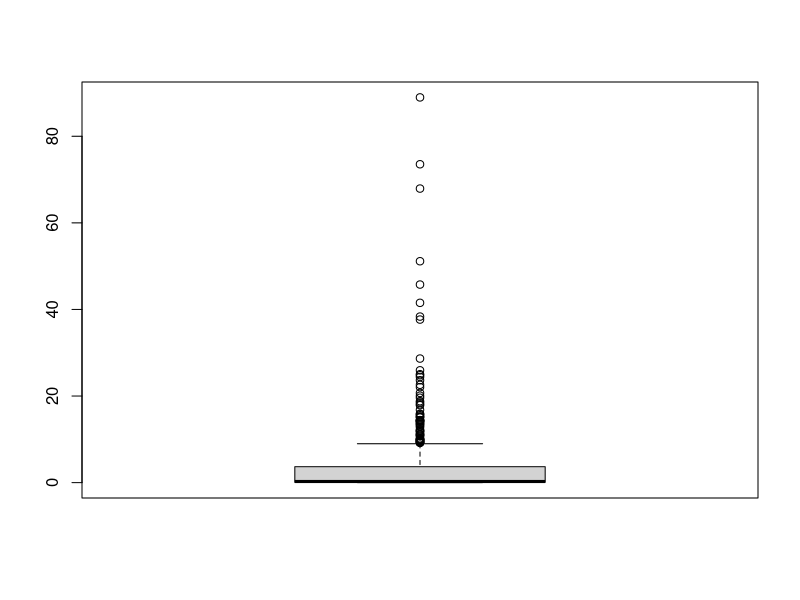
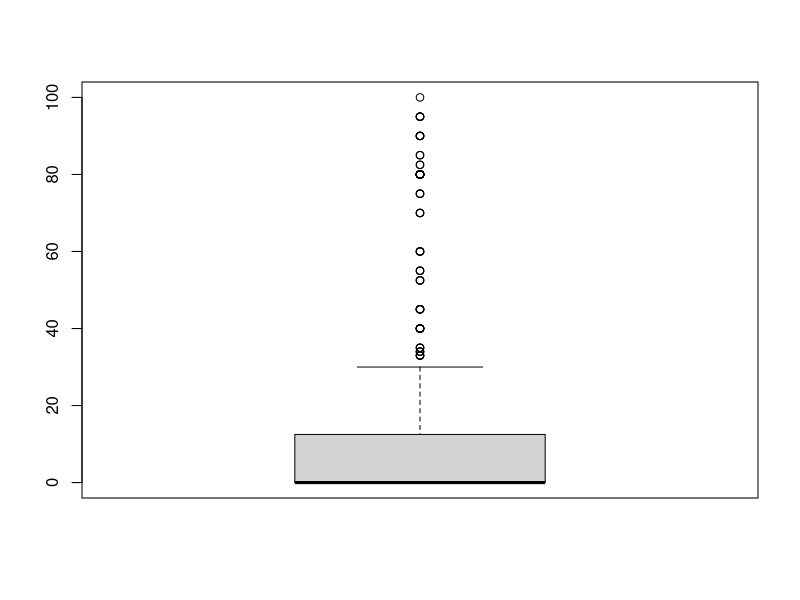
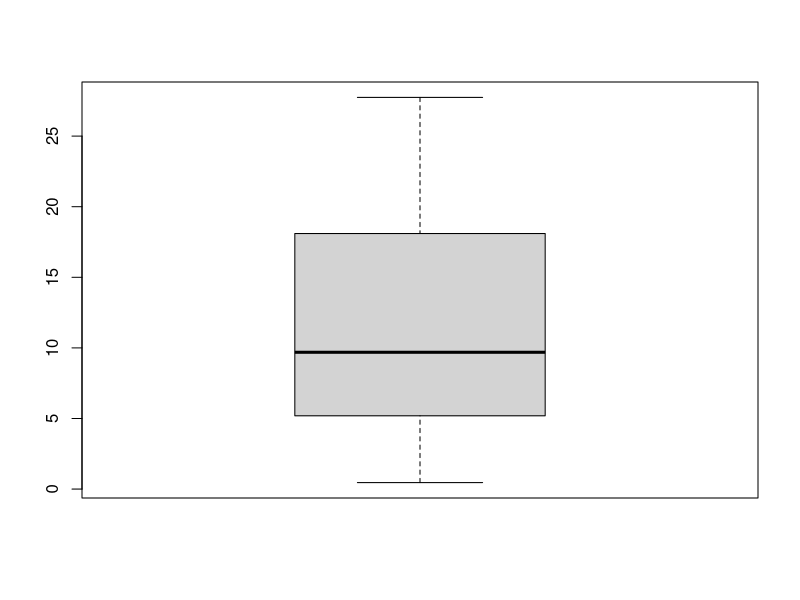
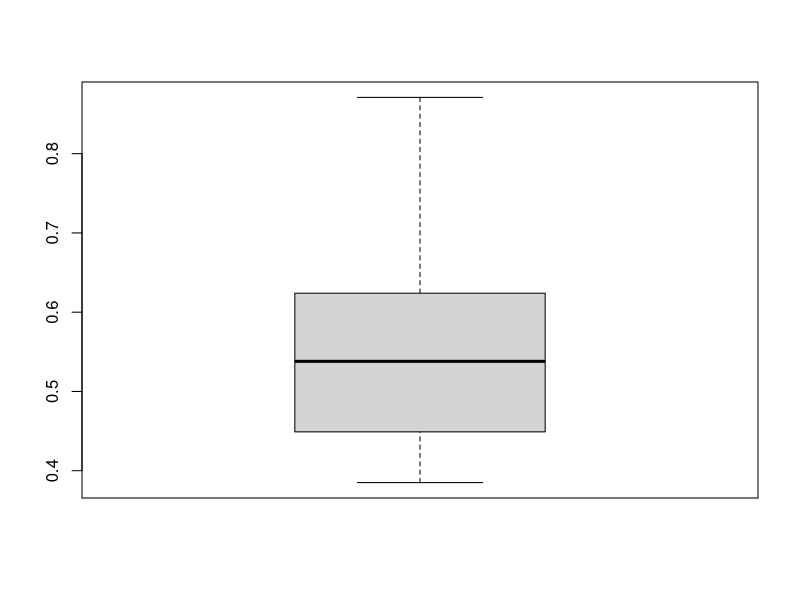
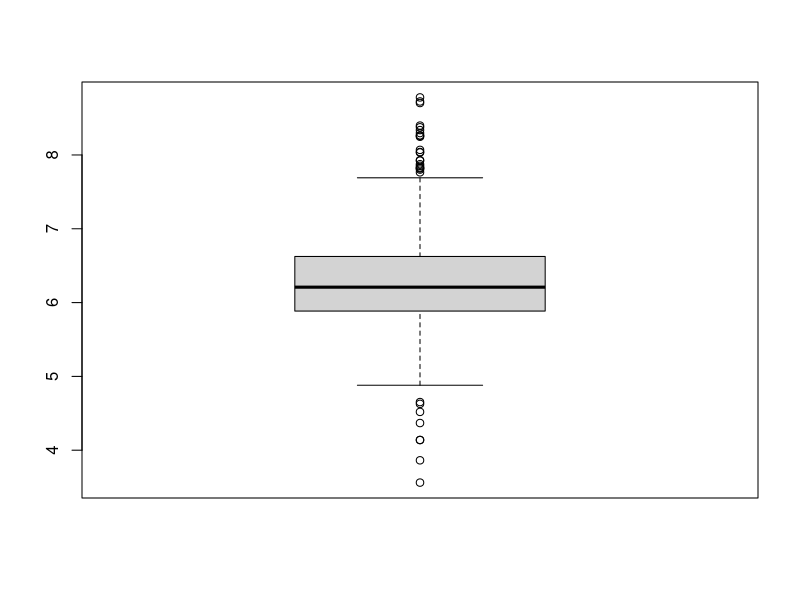
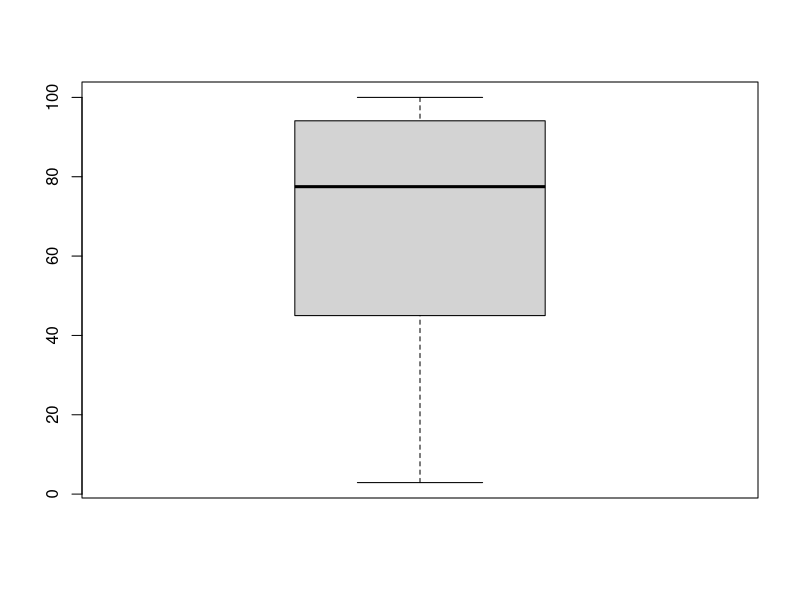
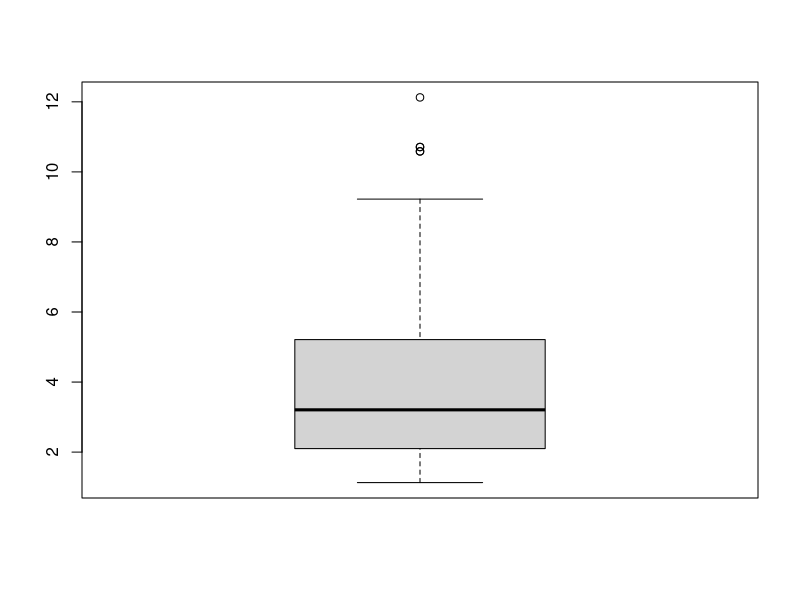
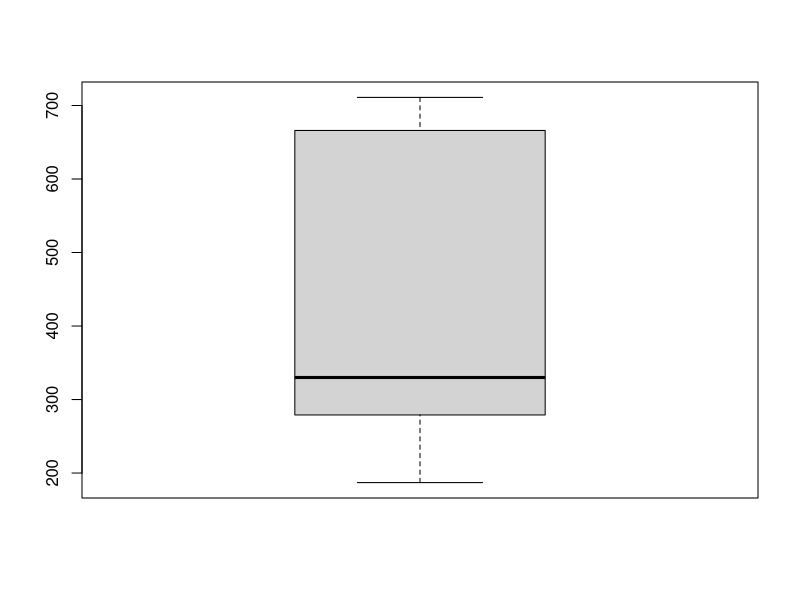

These charts were generated, in order, by the following R code:
## ---- chunk 1
# access the MASS package
library(MASS)
# load the data
data("Boston")
# explore the dataset
str(Boston)
dim(Boston)
## ---- chunk 2
summary(Boston)
#summaries are interpreted along witjh appropriate graphics of all the continuous variables
boxplot(Boston$crim)
boxplot(Boston$zn)
boxplot(Boston$indus)
boxplot(Boston$nox)
boxplot(Boston$rm)
boxplot(Boston$age)
boxplot(Boston$dis)
boxplot(Boston$tax)
boxplot(Boston$ptratio)
boxplot(Boston$black)
boxplot(Boston$lstat)
boxplot(Boston$medv)


## ---- chunk 3
library(corrplot)
library(tidyr)

# calculate the correlation matrix and round it
cor_matrix<-cor(Boston) %>% round(digits = 2)

# print the correlation matrix
cor_matrix

# visualize the correlation matrix
corrplot(cor_matrix, method="circle", type="upper", cl.pos="b", tl.pos="d", tl.cex = 0.6)

# plot matrix of the variables
pairs(Boston)


## ---- chunk 4
boston_scaled <- scale(Boston)
summary(boston_scaled)
boston_scaled <- as.data.frame(boston_scaled)

## ---- chunk 5
# summary of the scaled crime rate
summary(boston_scaled$crim)
# create a quantile vector of crim and print it
bins <- quantile(boston_scaled$crim)
bins

# create a categorical variable 'crime'
crime <- cut(boston_scaled$crim, breaks = bins, include.lowest = TRUE, labels = c("low", "med_low", "med_high", "high"))

# look at the table of the new factor crime
table(crime)

# remove original crim from the dataset
boston_scaled <- dplyr::select(boston_scaled, -crim)

# add the new categorical value to scaled data
boston_scaled <- data.frame(boston_scaled, crime)

#Dividing the dataset to train and test sets, so that 80% of the data belongs to the train set

# number of rows in the Boston dataset 
n <- nrow(boston_scaled)

# choose randomly 80% of the rows
ind <- sample(n,  size = n * 0.8)

# create train set
train <- boston_scaled[ind,]

# create test set 
test <- boston_scaled[-ind,]

# save the correct classes from test data
correct_classes <- test$crime

# remove the crime variable from test data
test <- dplyr::select(test, -crime)

## ---- chunk 6
# MASS and train are available
library(MASS)

# linear discriminant analysis
lda.fit <- lda(crime ~ ., data = train)

# print the lda.fit object
lda.fit

# the function for lda biplot arrows
lda.arrows <- function(x, myscale = 1, arrow_heads = 0.1, color = "orange", tex = 0.75, choices = c(1,2)){
  heads <- coef(x)
  arrows(x0 = 0, y0 = 0, 
         x1 = myscale * heads[,choices[1]], 
         y1 = myscale * heads[,choices[2]], col=color, length = arrow_heads)
  text(myscale * heads[,choices], labels = row.names(heads), 
       cex = tex, col=color, pos=3)
}

# target classes as numeric
classes <- as.numeric(train$crime)

# plot the lda results
plot(lda.fit, dimen = 2, col = classes, pch = classes)
lda.arrows(lda.fit, myscale = 1)

## ---- chunk 7
# predict classes with test data
lda.pred <- predict(lda.fit, newdata = test)

# cross tabulate the results
table(correct = correct_classes, predicted = lda.pred$class)

## ---- chunk 8
# load the data again
data("Boston")
str(Boston)
summary(Boston)
dim(Boston)

#standardizing the data
boston_scaled2 <- scale(Boston)
boston_scaled2 <- as.data.frame(boston_scaled2)
summary(boston_scaled2)

# euclidean distance matrix
dist_eu <- dist(boston_scaled2)

# look at the summary of the distances
summary(dist_eu)

# manhattan distance matrix
dist_man <- dist(boston_scaled2, method = 'manhattan')

# look at the summary of the distances
summary(dist_man) 

install.packages("GGally")


## ---- chunk 9

# k-means clustering
km <-kmeans(Boston, centers = 3)
# plot the Boston dataset with clusters
pairs(Boston, col = km$cluster)



